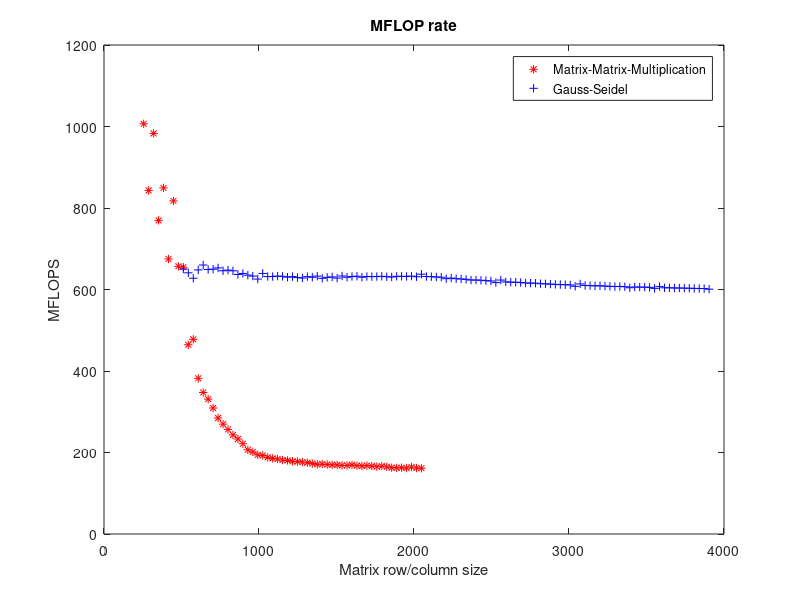
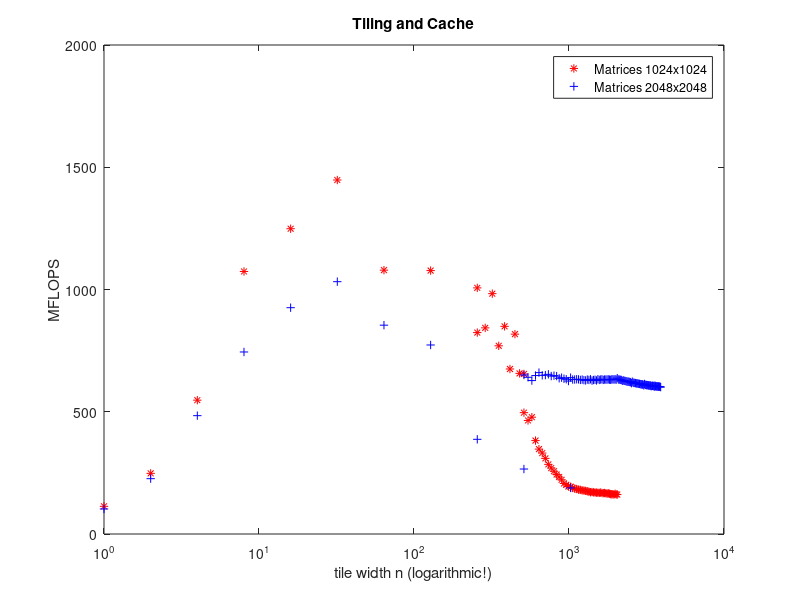

The MATLAB script that drew these images, in order:

mmm = [256, 1006.643026;
288, 843.096405;
320, 983.035085;
352, 769.657967;
384, 849.348683;
416, 674.916291;
448, 817.412655;
480, 656.983479;
512, 654.720624;
544, 464.392100;
576, 477.757440;
608, 382.021257;
640, 347.210596;
672, 331.052185;
704, 309.229199;
736, 284.777326;
768, 269.633909;
800, 256.641604;
832, 243.179641;
864, 233.122620;
896, 221.557480;
928, 206.595128;
960, 201.534419;
992, 194.138194;
1024, 192.772338;
1056, 188.112414;
1088, 185.533771;
1120, 184.091926;
1152, 181.498689;
1184, 180.543617;
1216, 178.259673;
1248, 177.566857;
1280, 176.428957;
1312, 175.002215;
1344, 172.996376;
1376, 170.913116;
1408, 171.596902;
1440, 170.465325;
1472, 169.759941;
1504, 169.285405;
1536, 168.382824;
1568, 168.248014;
1600, 169.571531;
1632, 167.783392;
1664, 167.027132;
1696, 167.834931;
1728, 166.668560;
1760, 165.222038;
1792, 166.662711;
1824, 164.835116;
1856, 162.848463;
1888, 162.334801;
1920, 162.685154;
1952, 161.847767;
1984, 164.370842;
2016, 161.933021;
2048, 161.343642];

gs = [512, 650.250000;
544, 640.940802;
576, 627.573333;
608, 648.062576;
640, 660.070459;
672, 649.013612;
704, 649.850000;
736, 653.037576;
768, 645.968723;
800, 647.597837;
832, 645.844759;
864, 636.895767;
896, 639.388800;
928, 635.167407;
960, 632.940690;
992, 625.595412;
1024, 639.480326;
1056, 631.799970;
1088, 631.819004;
1120, 632.872911;
1152, 632.270664;
1184, 630.281267;
1216, 631.626406;
1248, 629.398804;
1280, 628.186154;
1312, 631.693058;
1344, 630.075053;
1376, 632.807775;
1408, 627.566984;
1440, 629.800363;
1472, 630.919708;
1504, 628.121618;
1536, 633.136002;
1568, 630.155582;
1600, 631.819807;
1632, 632.595238;
1664, 630.169854;
1696, 631.846343;
1728, 631.606442;
1760, 631.802055;
1792, 632.388366;
1824, 631.318769;
1856, 630.700183;
1888, 632.354844;
1920, 632.445568;
1952, 631.994635;
1984, 632.750259;
2016, 631.314553;
2048, 637.479756;
2080, 631.914809;
2112, 631.503546;
2144, 630.675681;
2176, 630.170343;
2208, 626.579675;
2240, 628.043135;
2272, 626.492401;
2304, 625.890359;
2336, 624.958564;
2368, 623.149149;
2400, 623.350196;
2432, 622.660863;
2464, 621.686724;
2496, 620.968756;
2528, 616.987303;
2560, 623.177524;
2592, 618.733377;
2624, 617.967101;
2656, 617.869825;
2688, 617.071734;
2720, 616.054901;
2752, 615.671684;
2784, 615.469105;
2816, 614.241527;
2848, 614.002554;
2880, 613.168502;
2912, 612.520906;
2944, 612.047026;
2976, 611.735551;
3008, 611.231434;
3040, 607.866817;
3072, 613.666881;
3104, 609.978163;
3136, 609.428564;
3168, 609.026311;
3200, 609.064319;
3232, 608.332450;
3264, 607.747425;
3296, 607.300664;
3328, 607.539213;
3360, 606.789121;
3392, 604.317319;
3424, 606.216653;
3456, 605.845976;
3488, 605.842859;
3520, 605.199292;
3552, 602.750124;
3584, 607.132146;
3616, 604.209576;
3648, 604.241705;
3680, 603.689900;
3712, 603.688596;
3744, 603.342162;
3776, 603.094362;
3808, 602.731124;
3840, 602.464029;
3872, 602.288244;
3904, 600.813088;];

plot(mmm(:,1),mmm(:,2), 'r*')
hold on
plot(gs(:,1), gs(:,2), 'b+')

xlabel('Matrix row/column size')
ylabel('MFLOPS')
title('MFLOP rate')
legend('Matrix-Matrix-Multiplication', 'Gauss-Seidel')
print -dpng mflops.png

pause
close all

tiled = [1, 113.204205;
2, 248.072860;
4, 547.362064;
8, 1073.741824;
16, 1248.537005;
32, 1447.742111;
64, 1079.137512;
128, 1077.333114;
256, 823.842726;
512, 496.336821;
1024, 192.541892];

tiled2 = [1, 102.370819;
2, 226.318940;
4, 484.030920;
8, 744.469324;
16, 925.639603;
32, 1032.030691;
64, 854.153356;
128, 773.055542;
256, 387.253833;
512, 265.764000;
1024, 188.430875];

semilogx(tiled(:,1), tiled(:,2), 'r*')
hold on
semilogx(tiled2(:,1), tiled2(:,2), 'b+')
xlabel('tile width n (logarithmic!)')
ylabel('MFLOPS')
title('Tiling and Cache')
legend('Matrices 1024x1024', 'Matrices 2048x2048')
print -dpng tiled.png

